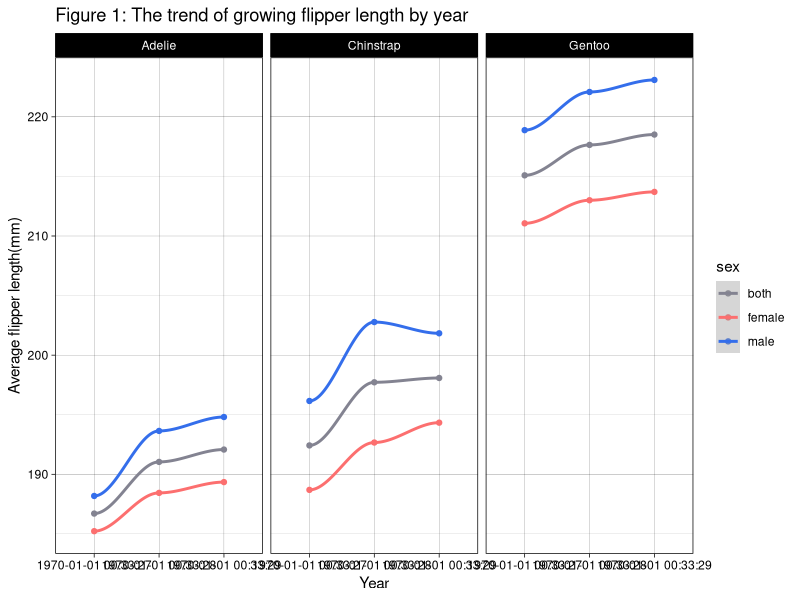

The R source for this figure: (Note: this script raises an error after producing the figure.)
library(ggplot2)
library(tidyr)
library(lubridate)
library(dplyr)
library(ggpubr)
######Q1-1
penguins <- palmerpenguins ::penguins

penguins$year <- as.character.Date(penguins$year)

av_group_sex_species_year <- penguins %>% 
  na.omit() %>% 
  group_by(sex, species, year) %>% 
  summarise_at("flipper_length_mm", mean, na.rm = TRUE)

colnames(av_group_sex_species_year)[4] <- "av_flipper"


av_species_year <- penguins %>% na.omit() %>% 
  group_by( species, year) %>% 
  summarise_at("flipper_length_mm", mean, na.rm = TRUE)
colnames(av_species_year)[3] <- "av_flipper"

av_species_year$sex <- "both"

av_year <- rbind(av_group_sex_species_year, av_species_year)


av_year %>% ggplot( aes(x=year, y=av_flipper, color = sex, group = sex)) +
  geom_point()+
  geom_smooth()+
  facet_grid(~species)+
  labs(x = "Year",
       y = "Average flipper length(mm)",
       title = "Figure 1: The trend of growing flipper length by year")+
  theme_linedraw()+
  scale_color_manual(values=c( "#838391", "#fc6f6f", "#346eeb"))

#####################Q1-2
test_normal_d <- data_frame( sex = rep(c("female", "male", "both"), c(9,9,9)),
                             species = rep(rep(c("Adelie", "Chinstrap", "Gentoo"), c(3,3,3)),3),
                             year = rep(c("2007", "2008", "2009"), 9),
                             "p-value" = c(
                               shapiro.test(filter(penguins,sex == "female" & species == "Adelie" & year == "2007")$flipper_length_mm)$p.value,
                               shapiro.test(filter(penguins,sex == "female" & species == "Adelie" & year == "2008")$flipper_length_mm)$p.value,
                               shapiro.test(filter(penguins,sex == "female" & species == "Adelie" & year == "2009")$flipper_length_mm)$p.value,
                               shapiro.test(filter(penguins,sex == "female" & species == "Chinstrap" & year == "2007")$flipper_length_mm)$p.value,
                               shapiro.test(filter(penguins,sex == "female" & species == "Chinstrap" & year == "2008")$flipper_length_mm)$p.value,
                               shapiro.test(filter(penguins,sex == "female" & species == "Chinstrap" & year == "2009")$flipper_length_mm)$p.value,
                               shapiro.test(filter(penguins,sex == "female" & species == "Gentoo" & year == "2007")$flipper_length_mm)$p.value,
                               shapiro.test(filter(penguins,sex == "female" & species == "Gentoo" & year == "2008")$flipper_length_mm)$p.value,
                               shapiro.test(filter(penguins,sex == "female" & species == "Gentoo" & year == "2009")$flipper_length_mm)$p.value,
                               
                               shapiro.test(filter(penguins,sex == "male" & species == "Adelie" & year == "2007")$flipper_length_mm)$p.value,
                               shapiro.test(filter(penguins,sex == "male" & species == "Adelie" & year == "2008")$flipper_length_mm)$p.value,
                               shapiro.test(filter(penguins,sex == "male" & species == "Adelie" & year == "2009")$flipper_length_mm)$p.value,
                               shapiro.test(filter(penguins,sex == "male" & species == "Chinstrap" & year == "2007")$flipper_length_mm)$p.value,
                               shapiro.test(filter(penguins,sex == "male" & species == "Chinstrap" & year == "2008")$flipper_length_mm)$p.value,
                               shapiro.test(filter(penguins,sex == "male" & species == "Chinstrap" & year == "2009")$flipper_length_mm)$p.value,
                               shapiro.test(filter(penguins,sex == "male" & species == "Gentoo" & year == "2007")$flipper_length_mm)$p.value,
                               shapiro.test(filter(penguins,sex == "male" & species == "Gentoo" & year == "2008")$flipper_length_mm)$p.value,
                               shapiro.test(filter(penguins,sex == "male" & species == "Gentoo" & year == "2009")$flipper_length_mm)$p.value,
                               
                               shapiro.test(filter(penguins, species == "Adelie" & year == "2007")$flipper_length_mm)$p.value,
                               shapiro.test(filter(penguins, species == "Adelie" & year == "2008")$flipper_length_mm)$p.value,
                               shapiro.test(filter(penguins, species == "Adelie" & year == "2009")$flipper_length_mm)$p.value,
                               shapiro.test(filter(penguins, species == "Chinstrap" & year == "2007")$flipper_length_mm)$p.value,
                               shapiro.test(filter(penguins, species == "Chinstrap" & year == "2008")$flipper_length_mm)$p.value,
                               shapiro.test(filter(penguins, species == "Chinstrap" & year == "2009")$flipper_length_mm)$p.value,
                               shapiro.test(filter(penguins, species == "Gentoo" & year == "2007")$flipper_length_mm)$p.value,
                               shapiro.test(filter(penguins, species == "Gentoo" & year == "2008")$flipper_length_mm)$p.value,
                               shapiro.test(filter(penguins, species == "Gentoo" & year == "2009")$flipper_length_mm)$p.value
                             )
)

test_normal_d <- test_normal_d %>%
  mutate(">0.05" = case_when ( test_normal_d$`p-value` >= "0.05" ~ "TRUE",
                               test_normal_d$`p-value` < "0.05" ~ ""))

test_normal_d_table<- ggtexttable(test_normal_d, theme = ttheme("light"),  cols = colnames(test_normal_d), rows = NULL)%>%
  tab_add_vline(at.column = 2:4, column.side = "left",
                from.row = 2, linetype = 2)%>%
  tab_add_title(text = "Table 1: Shapiro-Wilk normality test")

test_normal_d_table


f_a7 <-penguins %>%
  na.omit() %>% 
  filter(year == "2007" & sex == "female"& species== "Adelie")
m_a7 <- penguins %>%
  na.omit()%>% 
  filter(year == "2007" & sex == "male"& species== "Adelie")
b_a7 <- penguins %>%
  na.omit()%>% 
  filter(year == "2007" & species== "Adelie")
f_a8 <-penguins %>%
  na.omit()%>% 
  filter(year == "2008" & sex == "female"& species== "Adelie")
m_a8 <- penguins %>%
  na.omit()%>% 
  filter(year == "2008" & sex == "male"& species== "Adelie")
b_a8 <- penguins %>%
  na.omit()%>% 
  filter(year == "2008" & species== "Adelie")
f_a9 <-penguins %>%
  na.omit()%>% 
  filter(year == "2009" & sex == "female"& species== "Adelie")
m_a9 <- penguins %>%
  na.omit()%>% 
  filter(year == "2009" & sex == "male"& species== "Adelie")
b_a9 <- penguins %>%
  na.omit()%>% 
  filter(year == "2009" & species== "Adelie")
#
f_c7 <-penguins %>%
  na.omit()%>% 
  filter(year == "2007" & sex == "female"& species== "Chinstrap")
m_c7 <- penguins %>%
  na.omit()%>% 
  filter(year == "2007" & sex == "male"& species== "Chinstrap")
b_c7 <-penguins %>%
  na.omit()%>% 
  filter(year == "2007" & species== "Chinstrap")
f_c8 <-penguins %>%
  na.omit()%>% 
  filter(year == "2008" & sex == "female"& species== "Chinstrap")
m_c8 <- penguins %>%
  na.omit()%>% 
  filter(year == "2008" & sex == "male"& species== "Chinstrap")
b_c8 <-penguins %>%
  na.omit()%>% 
  filter(year == "2008" & species== "Chinstrap")
f_c9 <-penguins %>%
  na.omit()%>% 
  filter(year == "2009" & sex == "female"& species== "Chinstrap")
m_c9 <- penguins %>%
  na.omit()%>% 
  filter(year == "2009" & sex == "male"& species== "Chinstrap")
b_c9 <-penguins %>%
  na.omit()%>% 
  filter(year == "2009" & species== "Chinstrap")
#
f_g7 <-penguins %>%
  na.omit()%>% 
  filter(year == "2007" & sex == "female"& species== "Gentoo")
m_g7 <- penguins %>%
  na.omit()%>% 
  filter(year == "2007" & sex == "male"& species== "Gentoo")
b_g7 <- penguins %>%
  na.omit()%>% 
  filter(year == "2007" & species== "Gentoo")
f_g8 <-penguins %>%
  na.omit()%>% 
  filter(year == "2008" & sex == "female"& species== "Gentoo")
m_g8 <- penguins %>%
  na.omit()%>% 
  filter(year == "2008" & sex == "male"& species== "Gentoo")
b_g8 <- penguins %>%
  na.omit()%>% 
  filter(year == "2008" & species== "Gentoo")
f_g9 <-penguins %>%
  na.omit()%>% 
  filter(year == "2009" & sex == "female"& species== "Gentoo")
m_g9 <- penguins %>%
  na.omit()%>% 
  filter(year == "2009" & sex == "male"& species== "Gentoo")
b_g9 <- penguins %>%
  na.omit()%>% 
  filter(year == "2009" & species== "Gentoo")

var_test <- data.frame( "type vs type" = c("male_Adelie 2007 vs. 2008" ,
                                           "male_Adelie 2008 vs. 2009" ,
                                           "female_Adelie 2007 vs. 2008",
                                           "female_Adelie 2008 vs. 2009",
                                           "male_Chinstrap 2007 vs. 2008",
                                           "male_Chinstrap 2008 vs. 2009",
                                           "female_Chinstrap 2007 vs. 2008",
                                           "female_Chinstrap 2008 vs. 2009",
                                           "male_Gentoo 2007 vs. 2008",
                                           "male_Gentoo 2008 vs. 2009",
                                           "female_Gentoo 2007 vs. 2008",
                                           "female_Gentoo 2008 vs. 2009",
                                           "both_Adelie 2007 vs. 2008",
                                           "both_Adelie 2008 vs. 2009",
                                           "both_Chinstrap 2007 vs. 2008",
                                           "both_Chinstrap 2008 vs. 2009",
                                           "both_Gentoo 2007 vs. 2008",
                                           "both_Gentoo 2008 vs. 2009"),
                        "p-value" = c(var.test((m_a7$flipper_length_mm),(m_a8$flipper_length_mm))$p.value,
                                      var.test((m_a8$flipper_length_mm),(m_a9$flipper_length_mm))$p.value,
                                      var.test((f_a7$flipper_length_mm),(f_a8$flipper_length_mm))$p.value,
                                      var.test((f_a8$flipper_length_mm),(f_a9$flipper_length_mm))$p.value,
                                      var.test((m_c7$flipper_length_mm),(m_c8$flipper_length_mm))$p.value,
                                      var.test((m_c8$flipper_length_mm),(m_c9$flipper_length_mm))$p.value,
                                      var.test((f_c7$flipper_length_mm),(f_c8$flipper_length_mm))$p.value,
                                      var.test((f_c8$flipper_length_mm),(f_c9$flipper_length_mm))$p.value,
                                      "NA",
                                      var.test((m_g8$flipper_length_mm),(m_g9$flipper_length_mm))$p.value,
                                      "NA",
                                      "NA",
                                      var.test((b_a7$flipper_length_mm),(b_a8$flipper_length_mm))$p.value,
                                      var.test((b_a8$flipper_length_mm),(b_a9$flipper_length_mm))$p.value,
                                      var.test((b_c7$flipper_length_mm),(b_c8$flipper_length_mm))$p.value,
                                      var.test((b_c8$flipper_length_mm),(b_c9$flipper_length_mm))$p.value,
                                      "NA",
                                      "NA"
                                      
                        )
)
var_test$p.value <- as.numeric(var_test$p.value)
var_test <- var_test %>%
  mutate(">0.05" = case_when ( var_test$p.value >= "0.05" ~ "TRUE",
                               var_test$p.value < "0.05" ~ ""))

var_test_table<- ggtexttable(var_test, theme = ttheme("light"),  cols = colnames(var_test), rows = NULL)%>%
  tab_add_vline(at.column = 2:3, column.side = "left",
                from.row = 2, linetype = 2)%>%
  tab_add_title(text = "Table 2: Variance test") %>%
  tab_add_footnote(text = "*NA means one of the samples doesn't fit t-test.", size = 10, face = "italic")

var_test_table

Wilcox_result_year <- data.frame(
  "statistic" = c(t.test((m_a7$flipper_length_mm),(m_a8$flipper_length_mm),var.equal = TRUE)$statistic,
                  t.test((m_a8$flipper_length_mm),(m_a9$flipper_length_mm),var.equal = TRUE)$statistic,
                  t.test((f_a7$flipper_length_mm),(f_a8$flipper_length_mm),var.equal = TRUE)$statistic,
                  t.test((f_a8$flipper_length_mm),(f_a9$flipper_length_mm),var.equal = TRUE)$statistic,
                  t.test((m_c7$flipper_length_mm),(m_c8$flipper_length_mm),var.equal = TRUE)$statistic,
                  t.test((m_c8$flipper_length_mm),(m_c9$flipper_length_mm),var.equal = TRUE)$statistic,
                  t.test((f_c7$flipper_length_mm),(f_c8$flipper_length_mm),var.equal = TRUE)$statistic,
                  t.test((f_c8$flipper_length_mm),(f_c9$flipper_length_mm),var.equal = TRUE)$statistic,
                  wilcox.test((m_g7$flipper_length_mm),(m_g8$flipper_length_mm))$statistic,
                  t.test((m_g8$flipper_length_mm),(m_g9$flipper_length_mm),var.equal = TRUE)$statistic,
                  wilcox.test((f_g7$flipper_length_mm),(f_g8$flipper_length_mm))$statistic,
                  wilcox.test((f_g8$flipper_length_mm),(f_g9$flipper_length_mm))$statistic,
                  t.test((b_a7$flipper_length_mm),(b_a8$flipper_length_mm),var.equal = TRUE)$statistic,
                  t.test((b_a8$flipper_length_mm),(b_a9$flipper_length_mm),var.equal = TRUE)$statistic,
                  t.test((b_c7$flipper_length_mm),(b_c8$flipper_length_mm),var.equal = TRUE)$statistic,
                  t.test((b_c8$flipper_length_mm),(b_c9$flipper_length_mm),var.equal = TRUE)$statistic,
                  wilcox.test((b_g7$flipper_length_mm),(b_g8$flipper_length_mm))$statistic,
                  wilcox.test((b_g8$flipper_length_mm),(b_g9$flipper_length_mm))$statistic
  ),
  "p-value" = c(t.test((m_a7$flipper_length_mm),(m_a8$flipper_length_mm),var.equal = TRUE)$p.value,
                t.test((m_a8$flipper_length_mm),(m_a9$flipper_length_mm),var.equal = TRUE)$p.value,
                t.test((f_a7$flipper_length_mm),(f_a8$flipper_length_mm),var.equal = TRUE)$p.value,
                t.test((f_a8$flipper_length_mm),(f_a9$flipper_length_mm),var.equal = TRUE)$p.value,
                t.test((m_c7$flipper_length_mm),(m_c8$flipper_length_mm),var.equal = TRUE)$p.value,
                t.test((m_c8$flipper_length_mm),(m_c9$flipper_length_mm),var.equal = TRUE)$p.value,
                t.test((f_c7$flipper_length_mm),(f_c8$flipper_length_mm),var.equal = TRUE)$p.value,
                t.test((f_c8$flipper_length_mm),(f_c9$flipper_length_mm),var.equal = TRUE)$p.value,
                wilcox.test((m_g7$flipper_length_mm),(m_g8$flipper_length_mm))$p.value,
                t.test((m_g8$flipper_length_mm),(m_g9$flipper_length_mm),var.equal = TRUE)$p.value,
                wilcox.test((f_g7$flipper_length_mm),(f_g8$flipper_length_mm))$p.value,
                wilcox.test((f_g8$flipper_length_mm),(f_g9$flipper_length_mm))$p.value,
                t.test((b_a7$flipper_length_mm),(b_a8$flipper_length_mm),var.equal = TRUE)$p.value,
                t.test((b_a8$flipper_length_mm),(b_a9$flipper_length_mm),var.equal = TRUE)$p.value,
                t.test((b_c7$flipper_length_mm),(b_c8$flipper_length_mm),var.equal = TRUE)$p.value,
                t.test((b_c8$flipper_length_mm),(b_c9$flipper_length_mm),var.equal = TRUE)$p.value,
                wilcox.test((b_g7$flipper_length_mm),(b_g8$flipper_length_mm))$p.value,
                wilcox.test((b_g8$flipper_length_mm),(b_g9$flipper_length_mm))$p.value
  ),
  "test strategy" = c(rep("t-test",8), 
                      "Wilcox-test",
                      "t-test",
                      "Wilcox-test",
                      "Wilcox-test",
                      rep("t-test",4),
                      "Wilcox-test",
                      "Wilcox-test")
)


rownames(Wilcox_result_year) <- c("male_Adelie 2007 vs. 2008" ,
                                  "male_Adelie 2008 vs. 2009" ,
                                  "female_Adelie 2007 vs. 2008",
                                  "female_Adelie 2008 vs. 2009",
                                  "male_Chinstrap 2007 vs. 2008",
                                  "male_Chinstrap 2008 vs. 2009",
                                  "female_Chinstrap 2007 vs. 2008",
                                  "female_Chinstrap 2008 vs. 2009",
                                  "male_Gentoo 2007 vs. 2008",
                                  "male_Gentoo 2008 vs. 2009",
                                  "female_Gentoo 2007 vs. 2008",
                                  "female_Gentoo 2008 vs. 2009",
                                  "both_Adelie 2007 vs. 2008",
                                  "both_Adelie 2008 vs. 2009",
                                  "both_Chinstrap 2007 vs. 2008",
                                  "both_Chinstrap 2008 vs. 2009",
                                  "both_Gentoo 2007 vs. 2008",
                                  "both_Gentoo 2008 vs. 2009")


Wilcox_result_year <- Wilcox_result_year %>%
  mutate(sig = case_when (p.value > 0.05 ~ "", 
                          p.value <= 0.05 & p.value > 0.01 ~ "*", 
                          p.value <= 0.01 & p.value > 0.001 ~ "**", 
                          p.value <=0.001 ~ "***"))

Wilcox_result_year_table<-ggtexttable(Wilcox_result_year, theme = ttheme("blank"))

Wilcox_result_year_table%>%
  tab_add_hline(at.row = c(1, 2), row.side = "top", linewidth = 3, linetype = 1) %>%
  tab_add_hline(at.row = c(19), row.side = "bottom", linewidth = 3, linetype = 1) %>%
  tab_add_vline(at.column = 2:5, column.side = "left",
                from.row = 2, linetype = 2) %>%
  tab_add_title(text = "Table 3: Test whether the year has a significant impact on flipper size")%>%
  tab_add_footnote(text = "* = p-value <= 0.05 & > 0.01  
  ** = p-value <= 0.01 & > 0.001
  *** = p-value <= 0.001              ", size = 10, face = "italic")